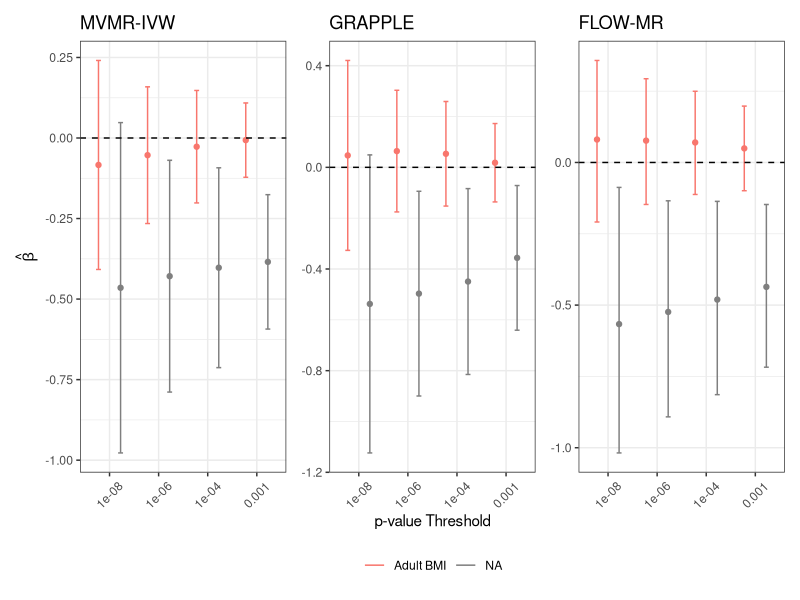
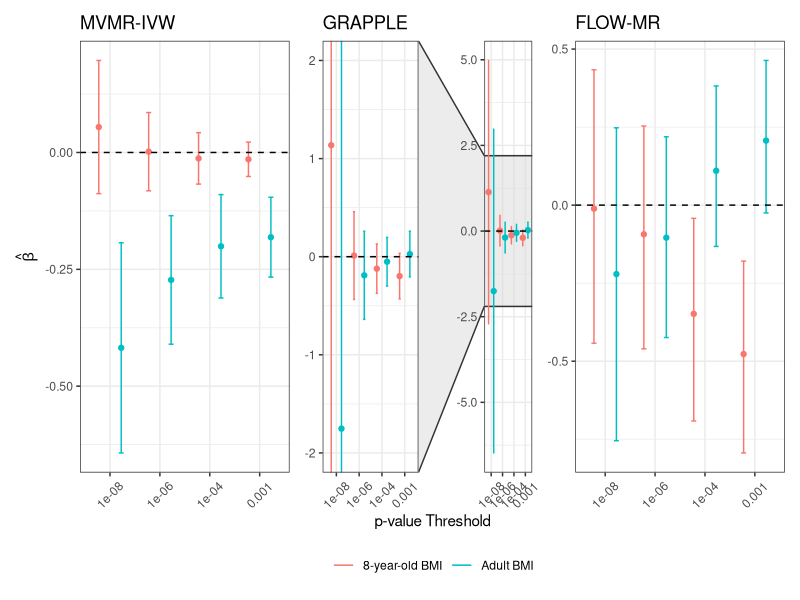

The R source for these figures, in order:
library(gridExtra)
library(ggplot2)
library(ggforce)
library(patchwork)
bodysize3 = read.csv("k=3_real_bodysize.csv")
bodysize3$threshold <- factor(bodysize3$threshold, levels = c(1e-8, 1e-6, 1e-4, 1e-3))
bodysize3$exposure = factor(bodysize3$exposure, levels = c("early-life Body Size", "Adult BMI"))

bmi3 = read.csv("k=3_real_bmi.csv")
bmi3$threshold <- factor(bmi3$threshold, levels = c(1e-8, 1e-6, 1e-4, 1e-3))




plot_mv <-function(table, ylimit  = NA, methods = c("MVMR-IVW",
                                                   "GRAPPLE",
                                                   "FLOW-MR"),
                  facet = F, facety = c(-3, 3), facetl= F, facetly = c(0, 2), K = 3){
  table = table[which(table$method %in% methods),]
  mmm =  c("MVMR-IVW",
           "GRAPPLE",
           "FLOW-MR")
  if(K == 2){
    mmm[1] = "IVW"
  }
  tables = list()
  tables[[1]] = table[which(table$method == "MVMR-IVW"),]
  tables[[2]] = table[which(table$method == "GRAPPLE"),]
  tables[[3]] = table[which(table$method == "FLOW-MR"),]
  p = list()
  for(i in 1:3){
    
    df = tables[[i]]
    p[[i]]<- ggplot(df, aes(x=threshold, y=beta_hat, fill=exposure)) + 
      geom_point(aes( color = factor(exposure)),
                 position=position_dodge(.9), show.legend = FALSE) +
      geom_errorbar(aes(ymin=lower, ymax=upper, color = factor(exposure)), width=.2,
                    position=position_dodge(.9))  + theme_bw() +
      labs( x =  "p-value Threshold", y = expression(hat(beta)),
            title = mmm[i] ) + geom_hline(yintercept=0,linetype=2)+scale_x_discrete(labels= c(1e-8,  
                                                                                              1e-6,
                                                                                              1e-4,
                                                                                              1e-3)) +
      theme(axis.text.x = element_text(angle = 45, hjust = 0.5, vjust = 0.5))  + theme(legend.title = element_blank()) + scale_fill_manual(values = c("red", "blue", "green"))
    if(i == 2 & facet == T){
      p[[i]] = p[[i]] + facet_zoom(ylim = facety)
    }
    if(!is.na(ylimit[1])){
      p[[i]] = p[[i]] + ylim(ylimit)
    }
  }
  

  
  wrap_plots(p[[1]]  , p[[2]],p[[3]],  nrow = 1)   + plot_layout(guides = "collect", axis_titles = "collect") &  theme(legend.position = "bottom")

}


plot_mv(bodysize3)
plot_mv(bmi3, facet = T, facety = c(-2,2))
